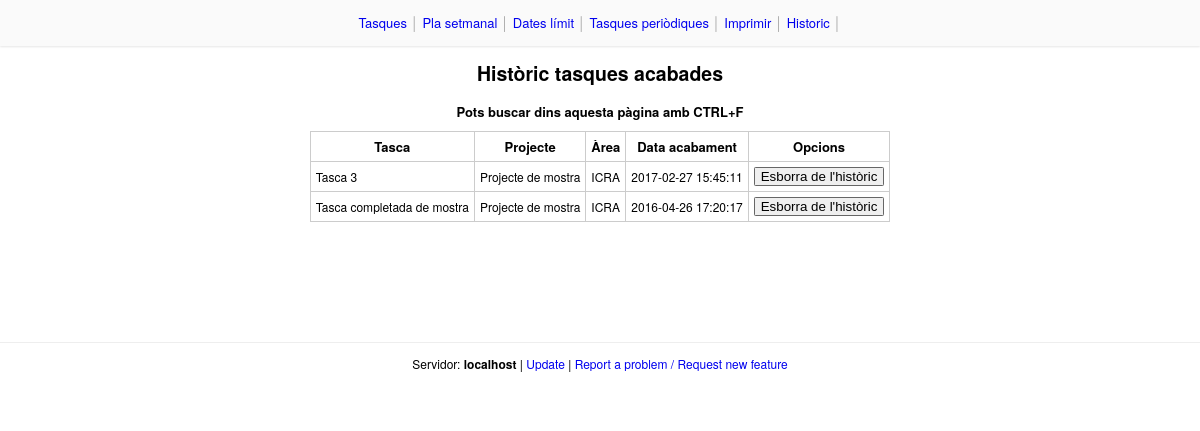
The page /historic.php on the database its author committed.
### tables this page shows
CREATE TABLE IF NOT EXISTS `acabades` (
`id` int(11) NOT NULL,
  `tasca` text NOT NULL,
  `projecte` text NOT NULL,
  `area` text NOT NULL,
  `acabada` timestamp NOT NULL DEFAULT CURRENT_TIMESTAMP
);

### historic.php (the view, shortened to what this page needs)
<!doctype html><html><head>
	<link rel=stylesheet href='estils.css'>
</head><body><center>
<?php include 'menu.php' ?>
<h2>Històric tasques acabades</h2>
<h4>Pots buscar dins aquesta pàgina amb CTRL+F</h4>
<table cellpadding=5>
	<tr> <th>Tasca <th>Projecte <th>Àrea <th>Data acabament<th>Opcions
	<tr> <?php
			$res=mysql_query("SELECT * FROM acabades ORDER BY acabada DESC") or die(mysql_error());
			while($row=mysql_fetch_assoc($res))
			{
				$id=	   $row['id'];
				$tasca=	   $row['tasca'];
				$projecte= $row['projecte'];
				$area=	   $row['area'];
				$acabada=  $row['acabada'];
				echo "<tr>
					<td>$tasca
					<td>$projecte
					<td>$area
					<td>$acabada
					";
				echo "<td> <button onclick=window.location='esborraAcabada.php?id=$id'>Esborra de l'històric</button>";
			}
		?>
</table>
<?php include 'footer.php' ?>

### estils.css (style rules this page uses)
* { margin:0 }
body { height:100%; font:13px/1.5 'Helvetica Neue',Arial,'Liberation Sans',FreeSans,sans-serif; overflow-y:scroll }
h2,h4 { margin:0.7em }
table { border-collapse:collapse }
td { border:1px solid white }
button { border:1px solid #666; border-radius:0.1em; }

### historic.php (style rules this page uses)
td,th { border:1px solid #ccc }
td { font-size:12px }

### rows shown on the page
acabades: tasca "Tasca 3", projecte "Projecte de mostra", area "ICRA", acabada "2017-02-27 15:45:11"
acabades: tasca "Tasca completada de mostra", projecte "Projecte de mostra", area "ICRA", acabada "2016-04-26 17:20:17"

### other values the page prints
$contingut "Tasques Pla setmanal Dates límit Tasques periòdiques Imprimir Historic"
$_SERVER['SERVER_NAME'] "localhost"
